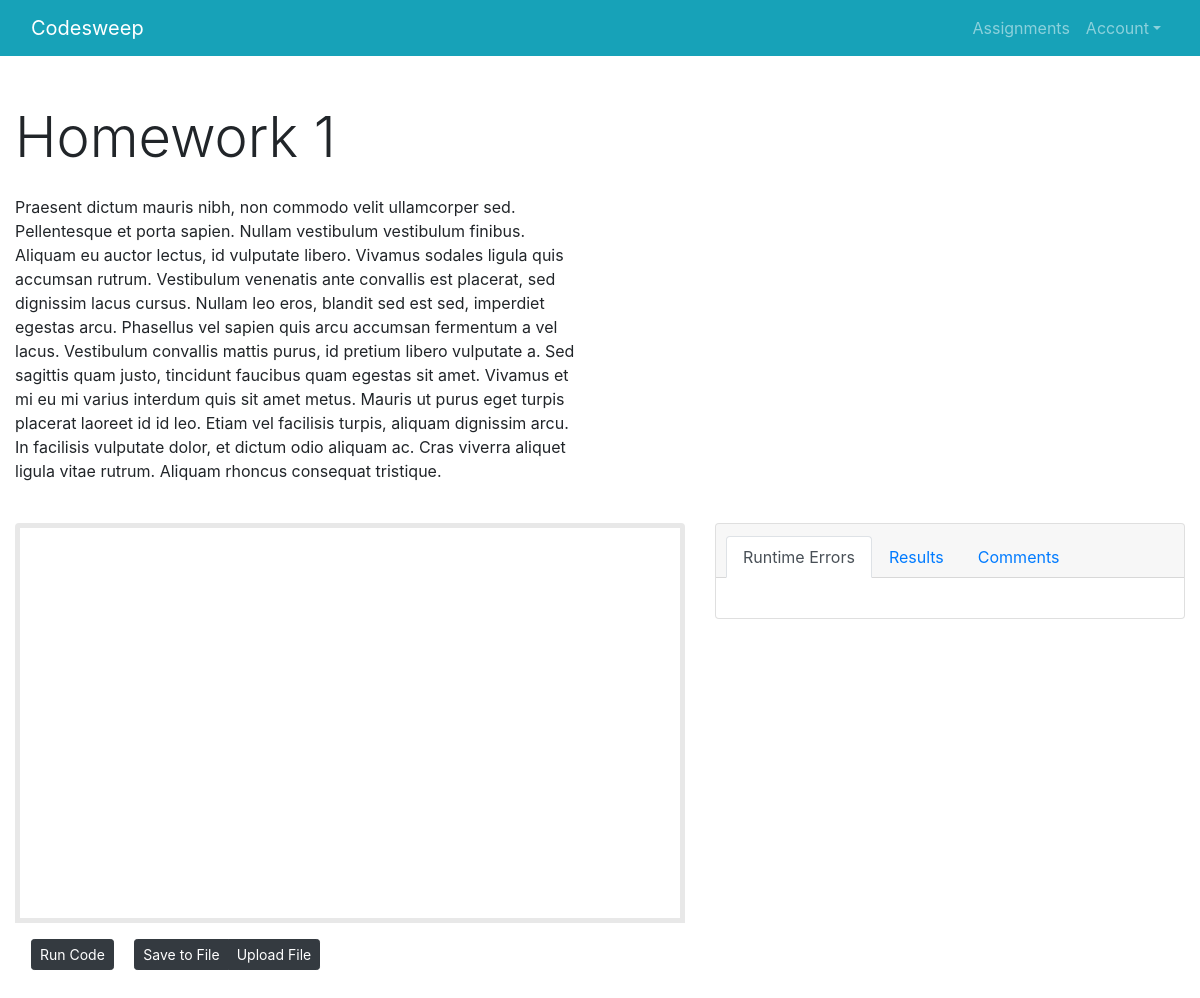
The app's page /assignments/homework-1/ (signed in), older data.
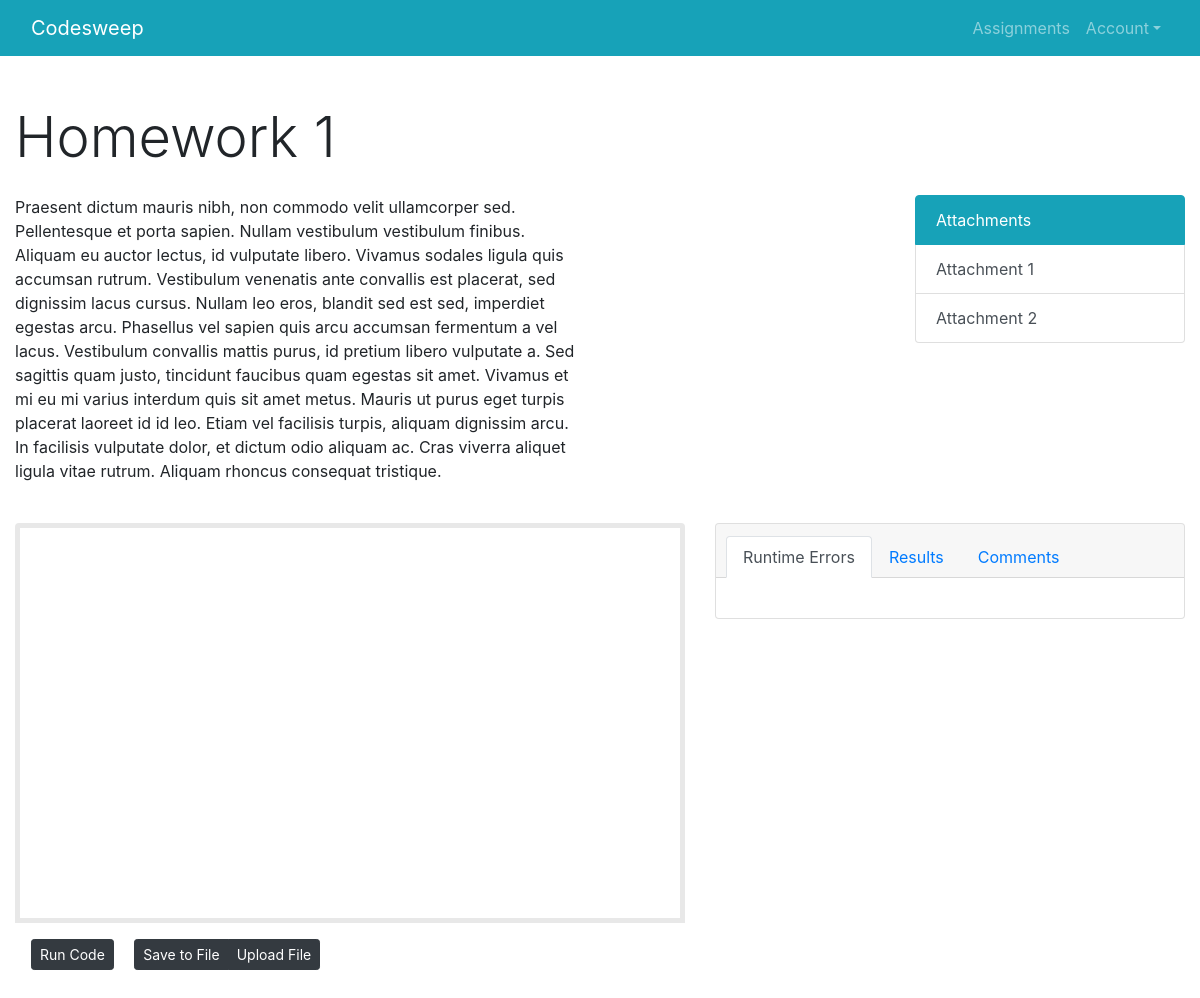
The same page, newer data.
### mainapp/models.py (models this page shows, shortened)
class Assignment(models.Model):
    title = models.CharField(max_length=128, unique=True)
    points = models.IntegerField(default=0, blank=True)
    description = models.TextField(blank=True)
    date_due = models.DateField(blank=True)
    time_due = models.TimeField(blank=True)
    inputs = models.TextField()
    outputs = models.TextField()
    function_definition = models.CharField(max_length=128)
    comment_to_code_ratio = models.IntegerField(default=0, blank=True,
                    help_text="This number represents the percentage of \
                    characters that are within comments, compared to the \
                    entire body of code")
    slug = models.SlugField(unique=True)
    course = models.ForeignKey(Course, on_delete=models.CASCADE)
    instruction_file = models.ManyToManyField(InstructionFile, blank=True)

class InstructionFile(models.Model):
    title = models.CharField(max_length=100)
    file = models.FileField(blank=True, null=True,
        upload_to='instructionfiles/%Y/%m/%d')

### mainapp/views.py (the view)
@login_required
def show_assignment(request, assignment_name_slug):
	try:
		context_dict = {}
		assignment = Assignment.objects.get(slug=assignment_name_slug)
		context_dict['assignment'] = assignment
	except Assignment.DoesNotExist:
		context_dict['assignment'] = None
	return render(request, 'mainapp/projectpage.html', context_dict)

### templates/mainapp/projectpage.html (shortened to what this page needs)
<!doctype html>
{% load staticfiles %}
<html lang="en">
<head>
    <link rel="stylesheet" href="../../static/css/bootstrap.css">
    <link rel="stylesheet" href="../../static/css/bootstrap-grid.css">
    <link rel="stylesheet" href="../../static/css/bootstrap-reboot.css">
    <link rel="stylesheet" type="text/css" href="../../static/css/styles.css">
</head>
<body>
    <nav class="navbar navbar-expand-md navbar-dark bg-info">
        <div class="container">
            <a href="/assignments/" class="navbar-brand">Codesweep</a>
            <div class="navbar-collapse collapse justify-content-stretch" id="navbar7">
                <ul class="navbar-nav ml-auto">
                    <li class="nav-item">
                        <a class="nav-link" href="/assignments/">Assignments</a>
                    </li>
                    <li class="nav-item dropdown">
                        <a class="nav-link dropdown-toggle" href="#" id="navbarDropdownMenuLink" data-toggle="dropdown" aria-haspopup="true" aria-expanded="false">Account</a>
                    </li>
                </ul>
            </div>
        </div>
    </nav>
    <div class="container mt-5 mb-5">
        <div class="row justify-content-start">
            <div class="col col-lg-6">
                <h1 class="display-4">{{ assignment.title }}</h1>
            </div>
        </div>
        <div class="row justify-content-between mb-4">
            <div class="col-lg-6">
                {% if assignment.description %}
                <p class="lead">{{ assignment.description|linebreaks }}</p>
                {% endif %}
            </div>
            <div class="col-lg-3 mt-3">
                {% if assignment.instruction_file.all %}
                <div class="list-group">
                    <li class="list-group-item active bg-info border-info">
                        Attachments
                    </li>
                    {% for ifile in assignment.instruction_file.all %}
                    <a href="/media/{{ ifile.file }}" class="list-group-item list-group-item-action">{{ ifile.title }}</a> {% endfor %}
                </div>
                {% endif %}
            </div>
        </div>
        <div class="row justify-content-between">
            <div class="col-md-7  mb-5">
                <div id="editor" class="ace-dawn"></div>
                <div class="btn-group btn-group-sm mt-3 ml-3" role="group">
                    <button id="submit-button" class="btn btn-dark" onclick="this.blur()">Run Code</button>
                </div>
                <div class="btn-group btn-group-sm mt-3 ml-3" role="group">
                    <button id="save-file-button" class="btn btn-dark" onclick="saveTextAsFile();this.blur();">Save to File</button>
                    <button class="btn btn-dark" onclick="fileUpload();this.blur();">
                          Upload File
                      </button>
                </div>
            </div>
            <div class="col-lg-5">
                <div class="card" id="error-card">
                    <div class="card-header">
                        <ul class="nav nav-tabs card-header-tabs">
                            <li class="nav-item">
                                <a class="nav-link active" href="#console" data-toggle="tab" id="console-tab">Runtime Errors</a>
                            </li>
                            <li class="nav-item">
                                <a class="nav-link" href="#outputs" data-toggle="tab" id="outputs-tab">Results</a>
                            </li>
                            <li class="nav-item">
                                <a class="nav-link" href="#comments" data-toggle="tab">Comments</a>
                            </li>
                        </ul>
                    </div>
                    <div class="card-body">
                    </div>
                </div>
            </div>
        </div>
    </div>
</body>
</html>

### static/css/styles.css (style rules this page uses)
#editor { height: 400px; width: 100%; border: 5px solid #E8E8E8; border-radius: 4px 4px 0 0; }

Row changes from the older to the newer data that the page shows:
added InstructionFile: title "Attachment 1"
added InstructionFile: title "Attachment 2"
Text that changed along with them:
text now shown: "Attachments"
